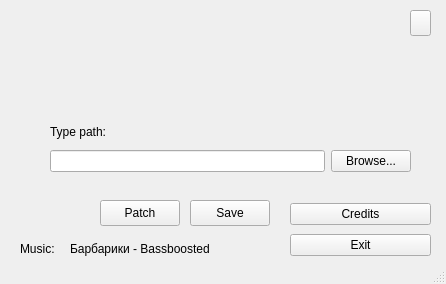
<?xml version="1.0" encoding="UTF-8"?>
<ui version="4.0">
 <class>MainWindow</class>
 <widget class="QMainWindow" name="MainWindow">
  <property name="geometry">
   <rect>
    <x>0</x>
    <y>0</y>
    <width>446</width>
    <height>284</height>
   </rect>
  </property>
  <property name="windowTitle">
   <string>MainWindow</string>
  </property>
  <widget class="QWidget" name="centralwidget">
   <widget class="QWidget" name="verticalLayoutWidget">
    <property name="geometry">
     <rect>
      <x>290</x>
      <y>200</y>
      <width>141</width>
      <height>61</height>
     </rect>
    </property>
    <layout class="QVBoxLayout" name="verticalLayout">
     <item>
      <widget class="QPushButton" name="creditsButton">
       <property name="text">
        <string>Credits</string>
       </property>
      </widget>
     </item>
     <item>
      <widget class="QPushButton" name="exitButton">
       <property name="text">
        <string>Exit</string>
       </property>
      </widget>
     </item>
    </layout>
   </widget>
   <widget class="QWidget" name="gridLayoutWidget">
    <property name="geometry">
     <rect>
      <x>50</x>
      <y>120</y>
      <width>361</width>
      <height>52</height>
     </rect>
    </property>
    <layout class="QGridLayout" name="gridLayout">
     <item row="3" column="1">
      <widget class="QPushButton" name="browseButton">
       <property name="text">
        <string>Browse...</string>
       </property>
      </widget>
     </item>
     <item row="3" column="0">
      <widget class="QLineEdit" name="lineEdit"/>
     </item>
     <item row="1" column="0">
      <widget class="QLabel" name="label">
       <property name="text">
        <string>Type path:</string>
       </property>
      </widget>
     </item>
    </layout>
   </widget>
   <widget class="QLabel" name="label_2">
    <property name="geometry">
     <rect>
      <x>20</x>
      <y>240</y>
      <width>58</width>
      <height>18</height>
     </rect>
    </property>
    <property name="text">
     <string>Music:</string>
    </property>
   </widget>
   <widget class="QLabel" name="label_3">
    <property name="geometry">
     <rect>
      <x>70</x>
      <y>240</y>
      <width>201</width>
      <height>18</height>
     </rect>
    </property>
    <property name="text">
     <string>Барбарики - Bassboosted</string>
    </property>
   </widget>
   <widget class="QLabel" name="logo_label">
    <property name="geometry">
     <rect>
      <x>50</x>
      <y>60</y>
      <width>351</width>
      <height>51</height>
     </rect>
    </property>
    <property name="text">
     <string/>
    </property>
   </widget>
   <widget class="QPushButton" name="soundButton">
    <property name="geometry">
     <rect>
      <x>410</x>
      <y>10</y>
      <width>21</width>
      <height>26</height>
     </rect>
    </property>
    <property name="text">
     <string/>
    </property>
   </widget>
   <widget class="QPushButton" name="patchButton">
    <property name="geometry">
     <rect>
      <x>100</x>
      <y>200</y>
      <width>80</width>
      <height>26</height>
     </rect>
    </property>
    <property name="text">
     <string>Patch</string>
    </property>
   </widget>
   <widget class="QPushButton" name="saveButton">
    <property name="geometry">
     <rect>
      <x>190</x>
      <y>200</y>
      <width>80</width>
      <height>26</height>
     </rect>
    </property>
    <property name="text">
     <string>Save</string>
    </property>
   </widget>
   <zorder>logo_label</zorder>
   <zorder>verticalLayoutWidget</zorder>
   <zorder>gridLayoutWidget</zorder>
   <zorder>label_2</zorder>
   <zorder>label_3</zorder>
   <zorder>soundButton</zorder>
   <zorder>patchButton</zorder>
   <zorder>saveButton</zorder>
  </widget>
  <widget class="QStatusBar" name="statusbar"/>
 </widget>
 <resources/>
 <connections/>
</ui>
